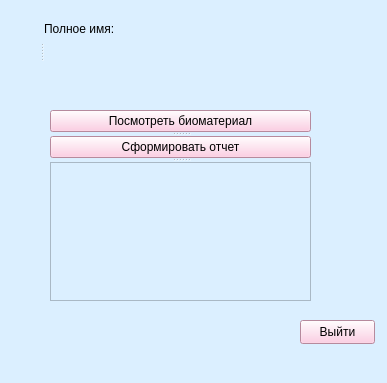
<?xml version="1.0" encoding="UTF-8"?>
<ui version="4.0">
 <class>MainWindow</class>
 <widget class="QMainWindow" name="MainWindow">
  <property name="geometry">
   <rect>
    <x>0</x>
    <y>0</y>
    <width>387</width>
    <height>383</height>
   </rect>
  </property>
  <property name="windowTitle">
   <string>MainWindow</string>
  </property>
  <property name="styleSheet">
   <string notr="true">background-color: rgb(219, 239, 255);</string>
  </property>
  <widget class="QWidget" name="centralwidget">
   <widget class="QPushButton" name="pushButton">
    <property name="geometry">
     <rect>
      <x>300</x>
      <y>320</y>
      <width>75</width>
      <height>24</height>
     </rect>
    </property>
    <property name="styleSheet">
     <string notr="true">background-color: rgb(255, 193, 220)</string>
    </property>
    <property name="text">
     <string>Выйти</string>
    </property>
   </widget>
   <widget class="QSplitter" name="splitter">
    <property name="geometry">
     <rect>
      <x>10</x>
      <y>10</y>
      <width>341</width>
      <height>81</height>
     </rect>
    </property>
    <property name="orientation">
     <enum>Qt::Horizontal</enum>
    </property>
    <widget class="QLabel" name="label_photo">
     <property name="text">
      <string/>
     </property>
    </widget>
    <widget class="QWidget" name="">
     <layout class="QVBoxLayout" name="verticalLayout">
      <item>
       <widget class="QLabel" name="label">
        <property name="text">
         <string>Полное имя:</string>
        </property>
       </widget>
      </item>
      <item>
       <widget class="QLabel" name="label_name">
        <property name="text">
         <string/>
        </property>
       </widget>
      </item>
     </layout>
    </widget>
   </widget>
   <widget class="QSplitter" name="splitter_3">
    <property name="geometry">
     <rect>
      <x>50</x>
      <y>110</y>
      <width>261</width>
      <height>191</height>
     </rect>
    </property>
    <property name="orientation">
     <enum>Qt::Vertical</enum>
    </property>
    <widget class="QSplitter" name="splitter_2">
     <property name="orientation">
      <enum>Qt::Vertical</enum>
     </property>
     <widget class="QPushButton" name="pushButton_bio">
      <property name="styleSheet">
       <string notr="true">background-color: rgb(255, 193, 220)</string>
      </property>
      <property name="text">
       <string>Посмотреть биоматериал</string>
      </property>
     </widget>
     <widget class="QPushButton" name="pushButton_otchet">
      <property name="styleSheet">
       <string notr="true">background-color: rgb(255, 193, 220)</string>
      </property>
      <property name="text">
       <string>Сформировать отчет</string>
      </property>
     </widget>
    </widget>
    <widget class="QTableWidget" name="tableWidget"/>
   </widget>
  </widget>
  <widget class="QMenuBar" name="menubar">
   <property name="geometry">
    <rect>
     <x>0</x>
     <y>0</y>
     <width>387</width>
     <height>22</height>
    </rect>
   </property>
  </widget>
  <widget class="QStatusBar" name="statusbar"/>
 </widget>
 <resources/>
 <connections/>
</ui>
